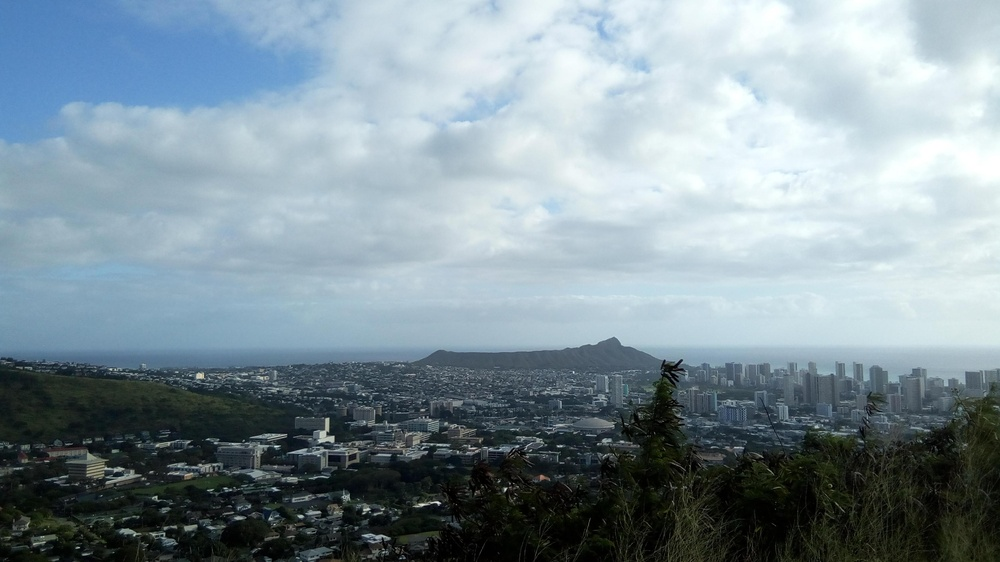
//> input picture data/diamondheadL.jpg, 1000 x 562 px, shrunk from 3328 x 1872 before the run
$ ./image_stitch ../data/diamondheadL.jpg ../data/diamondheadR.jpg   (built with g++ and OpenCV 4)
//> lines starting //> are read from the running program, lines starting //| are printed output that depends on the picture
/*
First use SURF FlannMatcher for matching keypoints
between two images
*/

#include <stdio.h>
#include <iostream>
#include <limits>
#include <math.h>
#include <time.h>

#include "opencv2/core.hpp"
#include "opencv2/features2d.hpp"
#include "opencv2/imgcodecs.hpp"
#include "opencv2/highgui.hpp"
#include "opencv2/xfeatures2d.hpp"
#include "opencv2/imgproc.hpp"
#include "opencv2/calib3d/calib3d.hpp"
#include <Eigen/Dense>
#include <Eigen/Eigenvalues>

using namespace Eigen;

void readme(){
	std::cout << " Usage: ./2_views/image_stitch <imgLeft> <imgRight>" << std::endl;
}

void match_pts(cv::Mat img1, cv::Mat img2, std::vector<cv::KeyPoint>& keypoints1,
			std::vector<cv::KeyPoint>& keypoints2, std::vector<cv::DMatch>& good_matches){

	// SIFT detector for keypoint detection
	cv::Ptr<cv::xfeatures2d::SIFT> detector = cv::xfeatures2d::SIFT::create();

	cv::Mat descriptors1, descriptors2;

	detector->detectAndCompute(img1, cv::Mat(), keypoints1, descriptors1);
	detector->detectAndCompute(img2, cv::Mat(), keypoints2, descriptors2);

	// FLANN based matcher
	cv::FlannBasedMatcher matcher;
	std::vector<cv::DMatch> matches;
	matcher.match(descriptors1, descriptors2, matches);
	double max_dist = 0; double min_dist = 100;
	//-- Quick calculation of max and min distances between keypoints
	for( int i = 0; i < descriptors1.rows; i++ ){
		double dist = matches[i].distance;
		if( dist < min_dist ) min_dist = dist;
		if( dist > max_dist ) max_dist = dist;
	}

	for (int i = 0; i < descriptors1.rows; i++){
		if (matches[i].distance <= MAX(5.0*min_dist, 0.02)){
			good_matches.push_back(matches[i]);
		}
	}
}

void stitch_images(cv::Mat left_img, cv::Mat warpped_image, cv::Mat& result){
	cv::Size ls = left_img.size();
	cv::Size ws = warpped_image.size();
	result = warpped_image;
	for (int i = 0; i < ls.width; i++){
		for (int j = 0; j < ls.height; j++){
			cv::Vec3b color = left_img.at<cv::Vec3b>(cv::Point(i,j));
			if (color[0] != 0 || color[1] != 0 || color[2] != 0){
				result.at<cv::Vec3b>(cv::Point(i,j)) = color;
			}
		}
	}
}

void findSampleHomography(std::vector<cv::Point2f> x1, std::vector<cv::Point2f> x2, cv::Mat& H){
	// first find X matrix X = [a1, a2, ..., an]^T
	MatrixXd X = MatrixXd::Zero(3*x1.size(), 9);
	for (int i = 0; i < x1.size(); i++){
		// ai = x1i kronecker mult hat(x2i) [9 by 3]
		// x1i = [x1, y1, 1]^T, hat(x2i) = [0 -1 y2; 1 0 -x2; -y2 x2 0]
		Matrix3d x2i_hat = Matrix3d::Zero(3,3);
		x2i_hat(0,1) = -1; x2i_hat(0,2) = x2[i].y;
		x2i_hat(1,0) = 1; x2i_hat(1,2) = -x2[i].x;
		x2i_hat(2,0) = -x2[i].y; x2i_hat(2,1) = x2[i].x;
		MatrixXd ai = MatrixXd::Zero(9,3);
		ai.block(0,0,3,3) = x1[i].x*x2i_hat;
		ai.block(3,0,3,3) = x1[i].y*x2i_hat;
		ai.block(6,0,3,3) = x2i_hat;
		// Fill in the matrix
		X.block(3*i,0,3,9) = ai.transpose();
	}
	// SVD of X
	JacobiSVD<MatrixXd> svd(X, ComputeThinU | ComputeThinV);
	MatrixXd Vx = svd.matrixV();
    MatrixXd Dx = svd.singularValues().asDiagonal();
    // find index of smallest singular value
   	double min_val = std::numeric_limits<double>::infinity();
   	int min_idx;
    for (int i = 0; i < Dx.cols(); i++){
    	if (Dx(i,i) < min_val){
    		min_idx = i;
    		min_val = Dx(i,i);
    	}
    }
    Matrix3d Hl = Matrix3d::Zero(3,3);
    // unstack
    Hl(0,0) = Vx(0,min_idx);
    Hl(1,0) = Vx(1,min_idx);
    Hl(2,0) = Vx(2,min_idx);
    Hl(0,1) = Vx(3,min_idx);
    Hl(1,1) = Vx(4,min_idx);
    Hl(2,1) = Vx(5,min_idx);
    Hl(0,2) = Vx(6,min_idx);
    Hl(1,2) = Vx(7,min_idx);
    Hl(2,2) = Vx(8,min_idx);

    // test sign of Hl
    Vector3d x10; Vector3d x20;
    x10(0) = x1[0].x; x10(1) = x1[0].y; x10(2) = 1;
    x20(0) = x2[0].x; x20(1) = x2[0].y; x20(2) = 1;
    // std::cout << "x1: " << Hl*x10/Hl(2,2) << "x2: " << x20 << std::endl;
    if (x20.transpose()*Hl*x10 < 0){
    	Hl = -Hl;
    }
    // normalize for H
    JacobiSVD<MatrixXd> svdHl(Hl, ComputeThinU | ComputeThinV);
	Matrix3d Dhl = svdHl.singularValues().asDiagonal();
	H = cv::Mat(3,3, CV_64F, double(0));
	for (int i = 0; i < 3; i++){
		for (int j = 0; j < 3; j++){
			H.at<double>(i,j) = Hl(i,j)/Hl(2,2);
		}
	}
}

void findHomography(std::vector<cv::Point2f> x1, std::vector<cv::Point2f> x2, cv::Mat& H){
	// RANSAC find homography
	int iters = 500;
	double epsilon = 10;
	cv::Mat best_H;
	int max_num_inliers = 0;
	// randomly choose 4 points and find sample homography
	std::vector<int> indices;
	for (int n = 0; n < iters; n++){
		indices.clear();
		// randomly choose 4 points
		for (int i = 0; i < 4; i++){
			bool dup = false; // check for duplicates
			int idx;
			idx = rand() % x1.size();
			indices.push_back(idx);
		}
		// find sample homgraphy
		cv::Mat H_samp;
		std::vector<cv::Point2f> x1_pts;
		std::vector<cv::Point2f> x2_pts;
		for (int i = 0; i < indices.size(); i++){
			x1_pts.push_back(x1[indices[i]]);
			x2_pts.push_back(x2[indices[i]]);
		}
		findSampleHomography(x1_pts, x2_pts, H_samp);
		// count number of inliers
		int num_inliers = 0;
		for (int k = 0; k < x1.size(); k++){
			// x1_ x1 transformed
			double x1_x = H_samp.at<double>(0,0)*x1[k].x + H_samp.at<double>(0,1)*x1[k].y
							+ H_samp.at<double>(0,2);
			double x1_y = H_samp.at<double>(1,0)*x1[k].x + H_samp.at<double>(1,1)*x1[k].y
							+ H_samp.at<double>(1,2);
			double x1_z = H_samp.at<double>(2,0)*x1[k].x + H_samp.at<double>(2,1)*x1[k].y
							+ H_samp.at<double>(2,2);
			x1_x = x1_x/x1_z; x1_y = x1_y/x1_z;
			// std::cout << x1_x << " " << x1_y << " " << x2[k].x << " " << x2[k].y << std::endl;
			if (sqrt((x1_x - x2[k].x)*(x1_x - x2[k].x) + (x1_y - x2[k].y)*(x1_y - x2[k].y)) < epsilon){
				num_inliers = num_inliers + 1;
			}
		}
		std::cout << "iter: " << n << " num inliers: " << num_inliers << std::endl;
		if (num_inliers > max_num_inliers){
			max_num_inliers = num_inliers;
			best_H = H_samp;
		}
	}
	H = best_H;
}

int main(int argc, char**argv){
	if (argc != 3){
		readme();
		return -1;
	}
	// random module
	srand (time(NULL));

	cv::Mat img_1 = cv::imread(argv[1]);
//> img_1 is the input picture: 562 rows x 1000 cols, CV_8UC3; mean B, G, R 156, 147.3, 130.4
	cv::Mat img_2 = cv::imread(argv[2]);
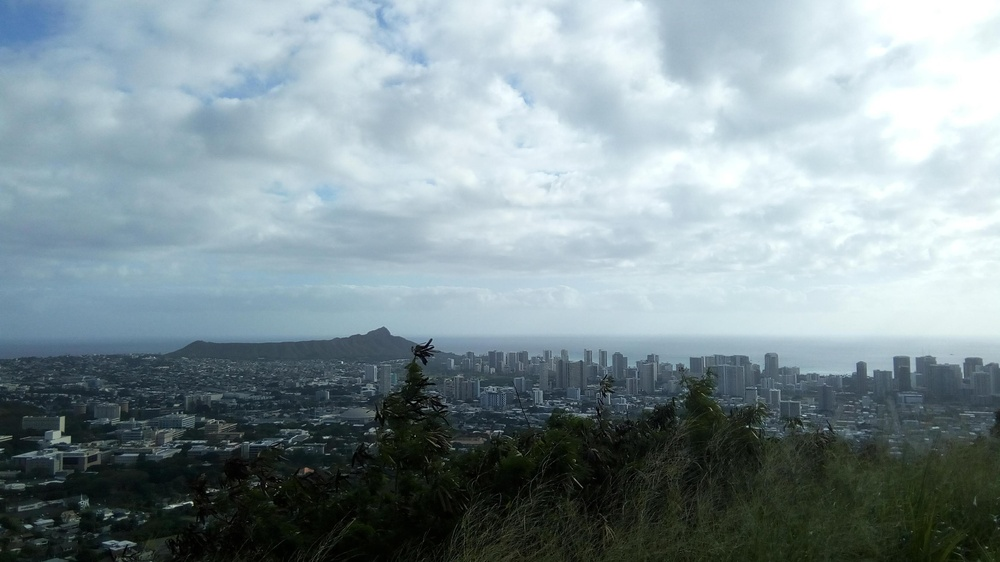
//> input picture data/diamondheadR.jpg, 1000 x 562 px, shrunk from 3328 x 1872 before the run
//> img_2 is the input picture: 562 rows x 1000 cols, CV_8UC3; mean B, G, R 152.9, 147.5, 131.2
	cv::Mat img_1_gray, img_2_gray;
	cv::cvtColor(img_1, img_1_gray, cv::COLOR_BGR2GRAY);
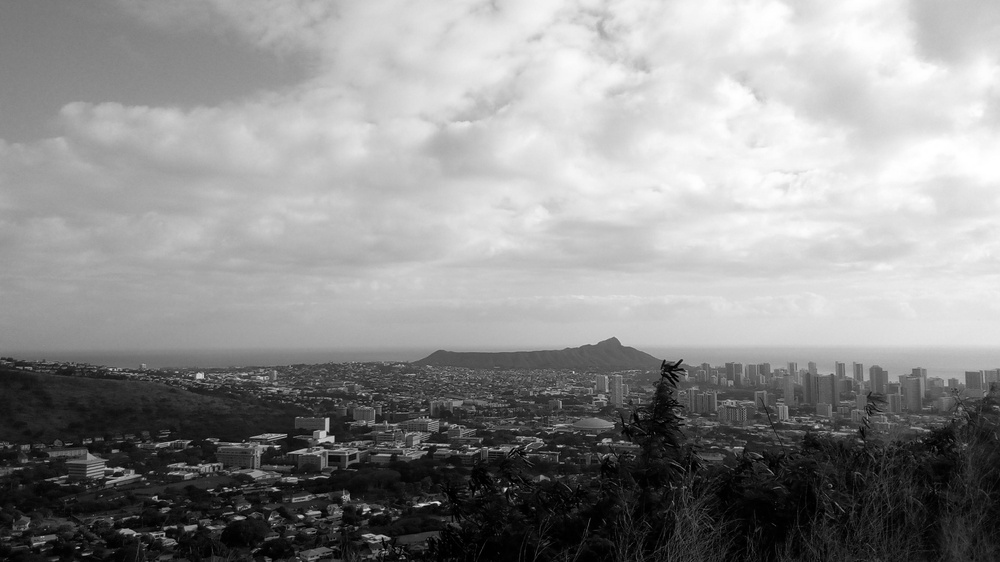
//> img_1_gray: 562 rows x 1000 cols, CV_8UC1; min 0, max 255, mean 143.3
	cv::cvtColor(img_2, img_2_gray, cv::COLOR_BGR2GRAY);
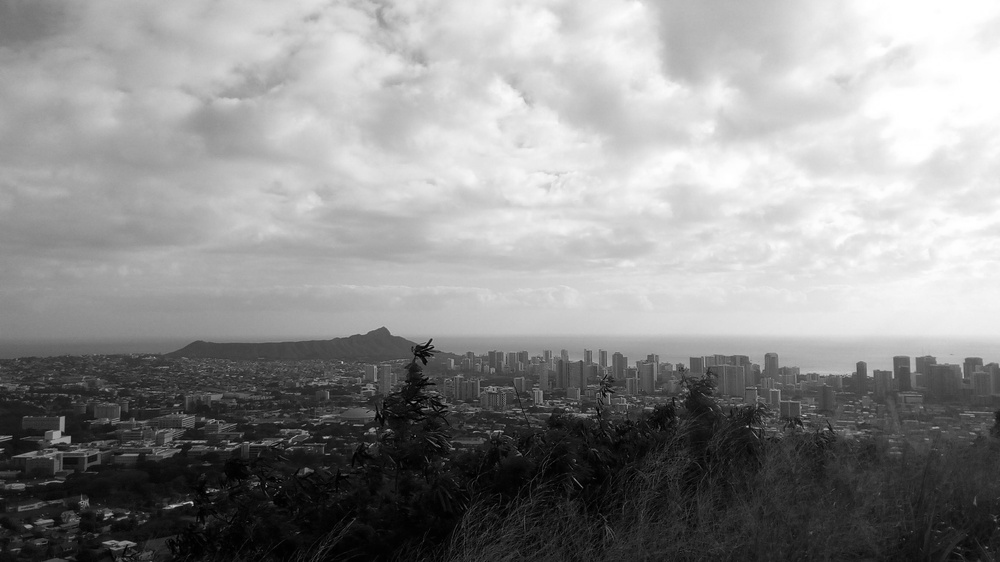
//> img_2_gray: 562 rows x 1000 cols, CV_8UC1; min 0, max 255, mean 143.2
	std::vector<cv::KeyPoint> kp1, kp2;
	std::vector<cv::DMatch> matches;
	match_pts(img_1_gray, img_2_gray, kp1, kp2, matches);
//> in match_pts, `detector->detectAndCompute(img1, cv::Mat(), keypoints1, descriptors1);`: keypoints1 = 1286 keypoints; strongest (x, y, size): (438, 503, 2.5), (505, 489, 2.2), (301, 516, 3), (332, 439, 4.3)
//> in match_pts, `detector->detectAndCompute(img2, cv::Mat(), keypoints2, descriptors2);`: keypoints2 = 772 keypoints; strongest (x, y, size): (173, 506, 2.6), (388, 430, 1.9), (67, 439, 4.9), (290, 441, 2)
//> in match_pts, `matcher.match(descriptors1, descriptors2, matches);`: matches = 1286 matches
//> the loop in match_pts, `for( int i = 0; i < descriptors1.rows; i++ )` made 1286 passes
//> (dist, max_dist) on passes 1, 8, 18, 44, 69, 357, 375: (366.5, 366.5), (367.9, 367.9), (403.8, 403.8), (412.4, 412.4), (421.5, 421.5), (429.9, 429.9), (447.9, 447.9)
//> (dist, min_dist) on passes 403, 457, 693, 856: (78.92, 78.92), (60.85, 60.85), (39.06, 39.06), (24.52, 24.52)
//> after the loop in match_pts, `for( int i = 0; i < descriptors1.rows; i++ )`: min_dist = 24.52; max_dist = 447.9
//> after the loop in match_pts, `for (int i = 0; i < descriptors1.rows; i++)`: good_matches = 160 matches
//> kp1 has the same summary as keypoints1 in match_pts; kp2 has the same summary as keypoints2 in match_pts; matches = 160 matches

	// draw good matches
	cv::Mat img_matches;
	cv::drawMatches(img_1, kp1, img_2, kp2, matches, img_matches, cv::Scalar::all(-1),
				cv::Scalar::all(-1), std::vector<char>(), cv::DrawMatchesFlags::NOT_DRAW_SINGLE_POINTS );
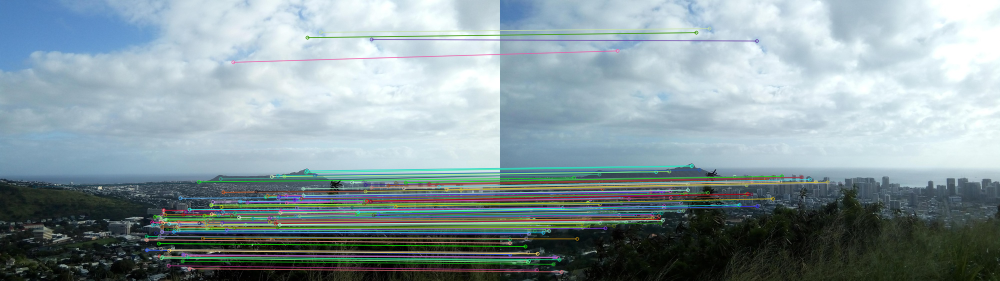
//> img_matches: 562 rows x 2000 cols, CV_8UC3 (shown at 1/2 size); mean B, G, R 158.6, 153.6, 135.9
	// [9 lines of commented-out code are left out]
	std::vector<cv::Point2f> scene1;
	std::vector<cv::Point2f> scene2;
	for( int i = 0; i < matches.size(); i++ ){
    	//-- Get the keypoints from the good matches
    	scene1.push_back(kp1[matches[i].queryIdx].pt);
    	scene2.push_back(kp2[matches[i].trainIdx].pt);
	}
//> after the loop, scene1 = 160 Points (x, y), first 12: [68.36, 373.4], [292.7, 479.2], [292.7, 479.2], [293.1, 472.5], [293.6, 499.8], [293.6, 499.8], [304.1, 444.2], [305.4, 449.3], [310, 433], [311.1, 465.6], [317.4, 486.7], [318.9, 472.2]; scene2 = 160 Points (x, y), first 12: [311.6, 343.4], [19.19, 485.8], [19.19, 485.8], [19.58, 478.2], [19.68, 508.6], [19.68, 508.6], [33.88, 446.2], [35.32, 451.8], [41.19, 433.6], [42.65, 469.3], [50.39, 492.5], [51.6, 476.7]

	cv::Mat H;// = cv::findHomography(scene2, scene1, cv::RANSAC );
	// H transforms scene2 to plane of scene1
	findHomography(scene2, scene1, H);
//> the loop in findHomography, `for (int n = 0; n < iters; n++)` made 500 passes
//> (num_inliers, max_num_inliers) on passes 1, 2, 5, 10: (123, 123), (129, 129), (152, 152), (157, 157)
//> num_inliers on passes 3, 4, 6, 7, 8, 9: 4, 89, 151, 42, 131, 146
//| iter: 0 num inliers: 123
//| iter: 1 num inliers: 129
//| iter: 2 num inliers: 4
//| iter: 3 num inliers: 89
//| iter: 4 num inliers: 152
//| iter: 5 num inliers: 151
//| iter: 6 num inliers: 42
//| iter: 7 num inliers: 131
//> (output is shown up to pass 8 of 500)
//> after the loop in findHomography, `for (int n = 0; n < iters; n++)`: indices = [52, 94, 19, 35]; max_num_inliers = 157; best_H = [[0.667, 0.0175, 272.5], [-0.112, 0.879, 48.78], [-0.000337, -1.24e-06, 1]]
//> in findHomography, `H = best_H;`: H has the same summary as best_H
//> H has the same summary as best_H in findHomography
	double tx, ty, tz;
	tx = H.at<double>(0,0)*img_2.size().width
				+ H.at<double>(1,0)*img_2.size().height + H.at<double>(2,0);
//> tx = 604.1
	ty = H.at<double>(0,1)*img_2.size().width
				+ H.at<double>(1,1)*img_2.size().height + H.at<double>(2,1);
//> ty = 511.6
	tz = H.at<double>(0,2)*img_2.size().width
				+ H.at<double>(1,2)*img_2.size().height + H.at<double>(2,2);
//> tz = 299925.3

	std::cout << "Tx: " << tx << "ty: " << ty << std::endl;
//| Tx: 604.109ty: 511.642

	cv::Size s;
	s.width = tx + img_1.size().width; s.height = ty + img_1.size().height;
//> after `s.width = tx + img_1.size().width`: s = Size(1604, 0)
//> after `s.height = ty + img_1.size().height`: s = Size(1604, 1073)
	cv::Mat warp2;
	cv::warpPerspective(img_2, warp2, H, s);
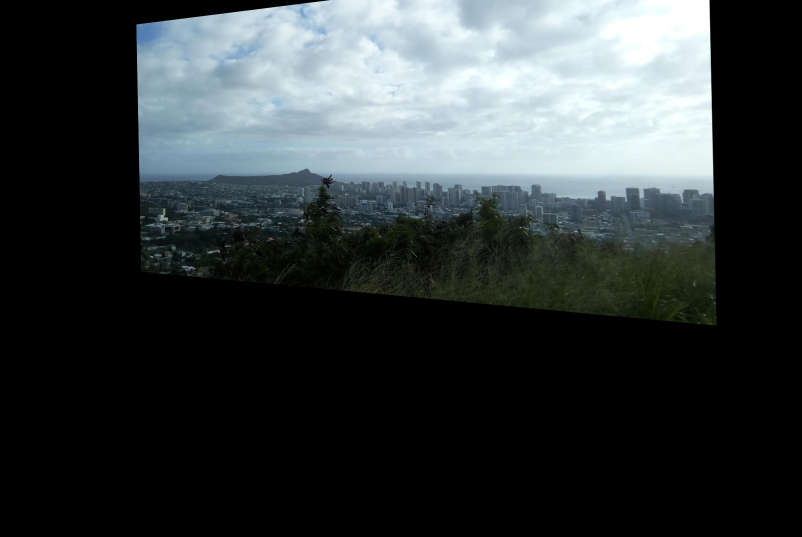
//> warp2: 1073 rows x 1604 cols, CV_8UC3 (shown at 1/2 size); mean B, G, R 60.5, 59, 52.9
	// stitch
	cv::Mat result;
	stitch_images(img_1, warp2, result);
//> after the loop in stitch_images, `for (int i = 0; i < ls.width; i++)`:
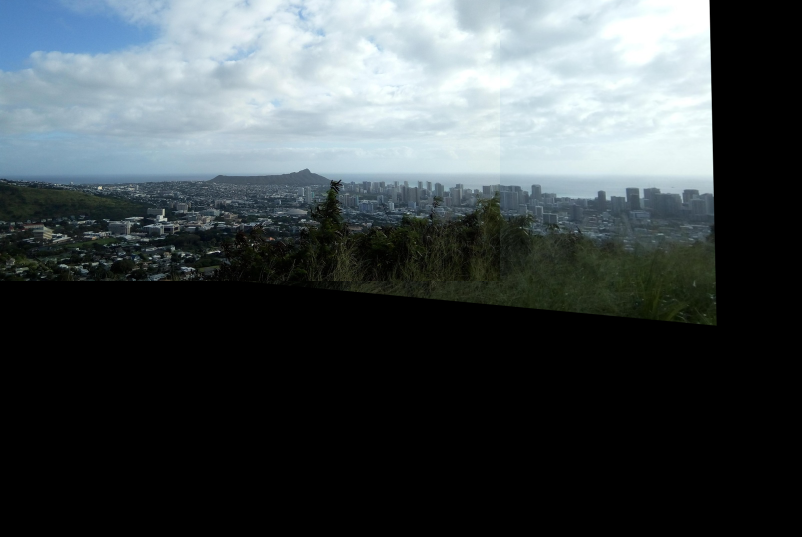
//> result: 1073 rows x 1604 cols, CV_8UC3 (shown at 1/2 size); mean B, G, R 76.9, 74.2, 66.5
	cv::imshow("result", result);
	cv::waitKey(0);

	return 0;
}
